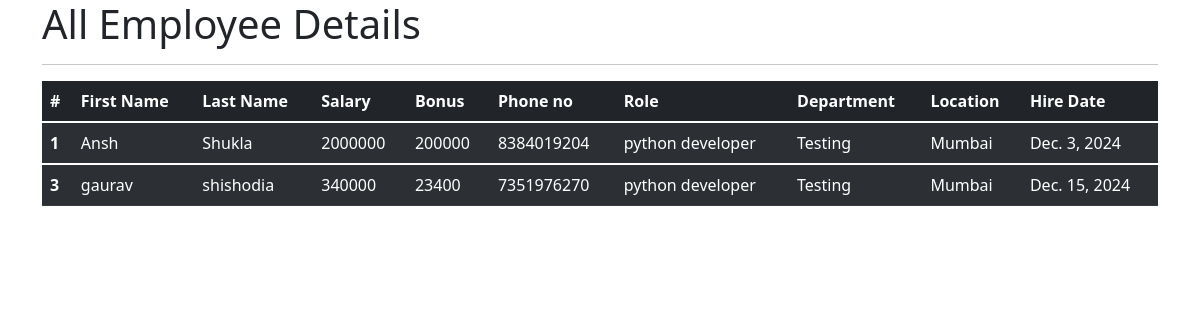
The app's page /all_emp with its own data.
### emp_app/models.py (models this page shows, shortened)
class Employee(models.Model):
    first_name = models.CharField(max_length=100, null=False)
    last_name = models.CharField(max_length=100)
    dept = models.ForeignKey(Department, on_delete=models.CASCADE)
    salary = models.IntegerField(default=0)
    bonus = models.IntegerField(default=0)
    role = models.ForeignKey(Role, on_delete=models.CASCADE)
    phone = models.IntegerField(default=0)
    hire_date = models.DateField()
    def __str__(self):
        return "%s %s" % (self.first_name, self.last_name)

class Role(models.Model):
    name = models.CharField(max_length=100, null=False)

class Department(models.Model):
    name = models.CharField(max_length=20, null=False)
    location = models.CharField(max_length=100)

### emp_app/views.py (the view)
# urls.py: path('all_emp', views.all_emp, name="all_emp"),
def all_emp(request):
    emps = Employee.objects.all()
    context = {
        'emps': emps
    }
    print(context)
    return render(request, "view_all_emp.html", context)

### emp_app/templates/view_all_emp.html (shortened to what this page needs)
<!doctype html>
<html lang="en">
  <head>
    <link href="https://cdn.jsdelivr.net/npm/bootstrap@5.1.3/dist/css/bootstrap.min.css" rel="stylesheet">
  </head>
  <body>
    <div class="container">
      <h1> All Employee Details</h1>
      <hr>
      <table class="table table-dark table-striped">
        <thead>
          <tr>
            <th scope="col">#</th>
            <th scope="col">First Name</th>
            <th scope="col">Last Name</th>
            <th scope="col">Salary</th>
            <th scope="col">Bonus</th>
            <th scope="col">Phone no</th>
            <th scope="col">Role</th>
            <th scope="col">Department</th>
            <th scope="col">Location</th>
            <th scope="col">Hire Date</th>
          </tr>
        </thead>
        {%for emp in emps%}
        <tbody>
          <tr>
            <th scope="row">{{emp.id}}</th>
            <td>{{emp.first_name}}</td>
            <td>{{emp.last_name}}</td>
            <td>{{emp.salary}}</td>
            <td>{{emp.bonus}}</td>
            <td>{{emp.phone}}</td>
            <td>{{emp.role.name}}</td>
            <td>{{emp.dept.name}}</td>
            <td>{{emp.dept.location}}</td>
            <td>{{emp.hire_date}}</td>
          </tr>
        </tbody>
        {%endfor%}
      </table>
    </div>
  </body>
</html>

### records on screen
Employee: id "1", first_name "Ansh", last_name "Shukla", salary "2000000", bonus "200000", phone "8384019204", role.name "python developer", dept.name "Testing", dept.location "Mumbai", hire_date "Dec. 3, 2024"
Employee: id "3", first_name "gaurav", last_name "shishodia", salary "340000", bonus "23400", phone "7351976270", role.name "python developer", dept.name "Testing", dept.location "Mumbai", hire_date "Dec. 15, 2024"
